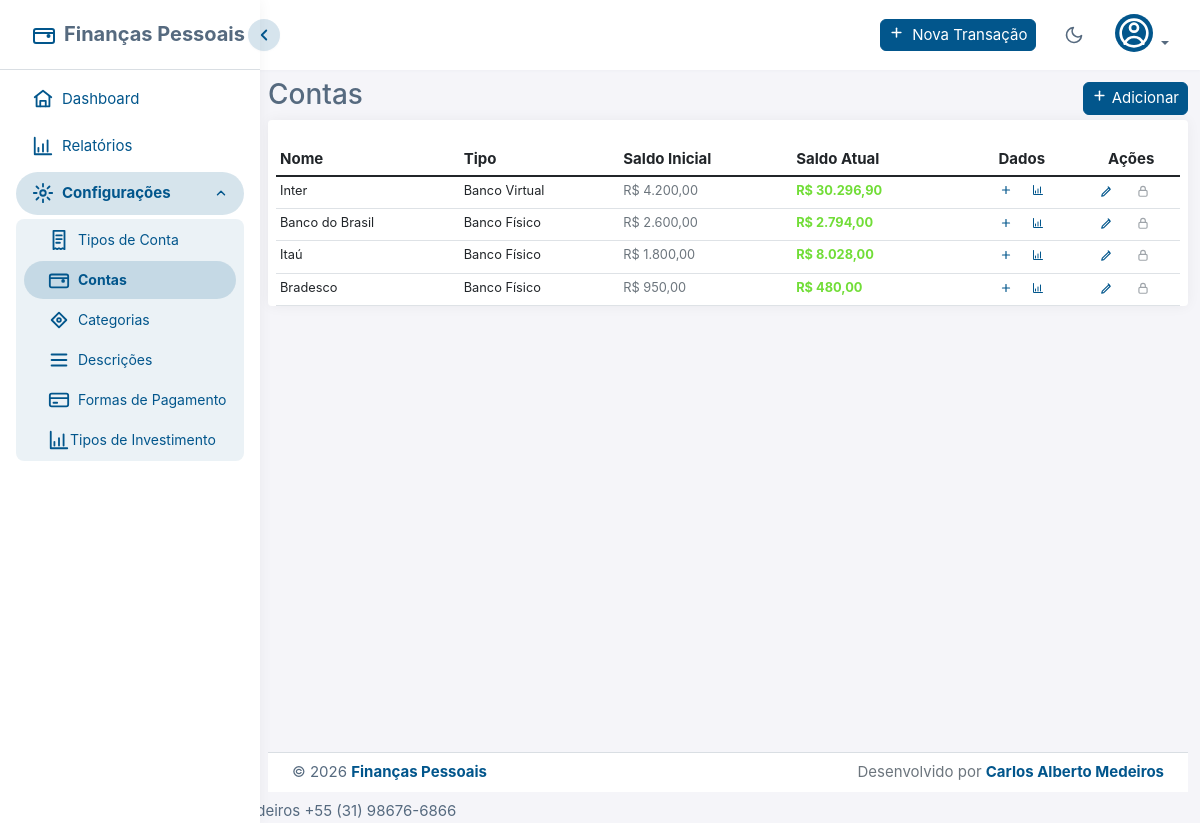
The app's page /conta/contas (signed in) with its own data.
### app/models.py (models this page shows, shortened)
class Conta(db.Model):
    id = db.Column(db.Integer, primary_key=True)
    nome = db.Column(db.String(100), nullable=False)
    tipo_id = db.Column(db.Integer, db.ForeignKey("tipo_conta.id"), nullable=False)
    tipo = db.relationship("TipoConta", backref="contas")
    saldo_inicial = db.Column(db.Float, default=0.0)
    saldo_atual = db.Column(db.Float, nullable=False, default=0.0)
    user_id = db.Column(db.Integer, db.ForeignKey("users.id"), nullable=False)
    user = db.relationship("User", backref="contas")

class TipoConta(db.Model):
    __tablename__ = "tipo_conta"
    id = db.Column(db.Integer, primary_key=True)
    nome = db.Column(db.String(100), nullable=False)
    descricao = db.Column(db.String(200), nullable=True)
    ativo = db.Column(db.Boolean, default=True)
    user_id = db.Column(db.Integer, db.ForeignKey("users.id"), nullable=False)
    user = db.relationship("User", backref="tipos_conta")

### routes/conta.py (the view)
@conta_bp.route('/contas', methods=['GET'])
@login_required
def listar_contas():
    contas = Conta.query.filter_by(user_id=current_user.id).all()
    for conta in contas:
        conta.tem_transacoes = bool(conta.transactions)
        conta.tem_movimentacoes_investimento = bool(conta.movimentacoes_investimento)
        conta.tem_lancamentos = conta.tem_transacoes or conta.tem_movimentacoes_investimento
    return render_template('list_accounts.html', contas=contas)

### app/__init__.py (called while the page is built, shortened)
def format_currency(value):
    if value is None:
        return "0,00"
    try:
        if isinstance(value, str):
            value = value.replace(" ", "").replace("R$", "").strip()
            if "," in value:
                value = value.replace(".", "").replace(",", ".")
            value = float(value)
        abs_value = abs(value)
        integer_part = int(abs_value)
        decimal_part = int(round((abs_value - integer_part) * 100))
        integer_str = f"{integer_part:,}".replace(",", ".")
        decimal_str = f"{decimal_part:02d}"
        formatted = f"{integer_str},{decimal_str}"
        if value < 0:
            formatted = f"-{formatted}"
        return formatted
    except (ValueError, TypeError):
        return "0,00"

def get_database_path():
    from config import Config
    db_uri = Config.SQLALCHEMY_DATABASE_URI
    if db_uri.startswith('sqlite:///'):
        db_path = db_uri.replace('sqlite:///', '')
        return db_path
    return None

def get_backup_dir():
    configured = Config.BACKUP_DIR or str(Path.home() / "Financas_Pessoais" / "backup")
    return configured

def ensure_backup_exists():
    if not Config.ENABLE_AUTO_BACKUP:
        return
    backup_dir = get_backup_dir()
    db_path = get_database_path()
    if not os.path.exists(backup_dir):
        try:
            os.makedirs(backup_dir)
        except Exception as e:
            print(f"[AVISO] Não foi possível criar diretório de backup: {e}")
            return

### app/models.py (called while the page is built)
@login_manager.user_loader
def load_user(id):
    return db.session.get(User, int(id))

    @property
    def is_admin(self):
        return (self.username or "").lower() == "admin"

### app/templates/list_accounts.html (shortened to what this page needs)
{% extends 'index.html' %}
{% block index %}
<div class="col p-lg-0">
  <div class="d-flex justify-content-between align-items-center">
    <h1 class="h3 text-gray-800">Contas</h1>
    <a href="{{ url_for('conta.add_conta') }}" class="btn btn-primary btn-sm">
      <i class="fas fa-plus"></i> Adicionar
    </a>
  </div>
  <div class="card m-0">
    <div class="card-body px-2 pb-0">
      {% if contas %}
      <div class="table-responsive">
        <table class="table table-hover table-sm m-0" id="contasTable">
          <thead>
            <tr>
              <th>Nome</th>
              <th>Tipo</th>
              <th>Saldo Inicial</th>
              <th>Saldo Atual</th>
              <th class="text-center">Dados</th>
              <th class="text-center">Ações</th>
            </tr>
          </thead>
          <tbody>
            {% for conta in contas %}
            <tr data-conta-id="{{ conta.id }}">
              <td>
                <div class="editable-field" data-field="nome" data-value="{{ conta.nome }}">
                  {{ conta.nome }}
                </div>
              </td>
              <td>
                {% if conta.tipo %}
                  {{ conta.tipo.nome }}
                {% else %}
                  <span class="text-muted">-</span>
                {% endif %}
              </td>
              <td>
                <span class="text-muted">R$ {{ (conta.saldo_inicial or 0)|currency }}</span>
              </td>
              <td>
                <span class="fw-bold {% if conta.saldo_atual >= 0 %}text-success{% else %}text-danger{% endif %}">
                  R$ {{ (conta.saldo_atual or 0)|currency }}
                </span>
              </td>
              <td class="text-center align-middle">
                <a
                  href="{{ url_for('transaction.add_transaction', conta_id=conta.id) }}"
                  class="text-decoration-none"
                  style="font-size: 0.75rem; padding: 0.25rem 0.5rem"
                  title="Nova Transação em {{ conta.nome }}"
                >
                  <i class="fas fa-plus fa-lg"></i>
                </a>
                <a
                  href="{{ url_for('investimento.investimentos', conta_id=conta.id) }}"
                  style="font-size: 0.75rem; padding: 0.25rem 0.5rem"
                  title="Investimentos em {{ conta.nome }}"
                >
                  <i class="fas fa-chart-line fa-lg"></i>
                </a>
              </td>
              <td class="text-center">
                <div class="btn-group btn-group-sm d-flex justify-content-center">
                  <a
                    href="{{ url_for('conta.editar_conta', conta_id=conta.id) }}"
                    class="btn btn-sm text-primary p-0"
                    style="max-width: 25px"
                    title="Editar {{ conta.nome }}"
                  >
                    <i class="fas fa-edit"></i>
                  </a>
                  {% if not conta.tem_lancamentos %}
                  <form
                    id="deleteForm_{{ conta.id }}"
                    action="{{ url_for('conta.excluir_conta', conta_id=conta.id) }}"
                    method="POST"
                    style="display: inline"
                  >
                    <button
                      type="button"
                      class="btn btn-sm text-danger p-0"
                      style="max-width: 25px"
                      title="Excluir {{ conta.nome }}"
                      onclick="showDeleteConfirmation('Tem certeza que deseja excluir a conta {{ conta.nome }}?', 'deleteForm_{{ conta.id }}')"
                    >
                      <i class="fas fa-trash"></i>
                    </button>
                  </form>
                  {% else %}
                  <button
                    type="button"
                    class="btn btn-sm text-muted p-0"
                    style="max-width: 50px"
                    title="Não é possível excluir {{ conta.nome }} - possui lançamentos"
                    disabled
                  >
                    <i class="fas fa-lock"></i>
                  </button>
                  {% endif %}
                </div>
              </td>
            </tr>
            {% endfor %}
          </tbody>
        </table>
      </div>
      {% endif %}
    </div>
  </div>
{% endblock %}

### app/static/css/tokens.css (style rules this page uses)
:root { --app-body-bg: #f5f5f9; --app-surface: #ffffff; --app-surface-2: #f5f5f9; --app-surface-hover: #f5f5f9; --app-text: #566a7f; --app-text-strong: #2b354f; --app-text-muted: #a1acb8; --app-border: #d9dee3; --app-border-translucent: rgba(67, 89, 113, 0.15); --app-primary: #02568c; --app-primary-contrast: #ffffff; --app-accent-text: #02568c; --app-accent-soft: rgba(2, 86, 140, 0.16); --app-accent-soft-2: rgba(2, 86, 140, 0.08); --app-accent-hover-text: #1a4a7a; --app-success: #71dd37; --app-info: #03c3ec; --app-warning: #ffab00; --app-danger: #ff3e1d; --app-shadow-sm: 0 0.0625rem 0.125rem rgba(161, 172, 184, 0.075); --app-shadow: 0 0 0.875rem 0 rgba(33, 37, 41, 0.05); --app-shadow-lg: 0 0.25rem 1rem rgba(161, 172, 184, 0.45); --app-chart-text: #697a8d; --app-chart-grid: rgba(0, 0, 0, 0.08); --app-chart-income: #198754; --app-chart-income-fill: rgba(25, 135, 84, 0.12); --app-chart-expense: #b02a37; --app-chart-expense-fill: rgba(176, 42, 55, 0.10); --app-chart-balance: #02568c; --app-chart-balance-fill: rgba(2, 86, 140, 0.10); --app-chart-category-1: #02568c; --app-chart-category-2: #1a9b72; --app-chart-category-3: #087990; --app-chart-category-4: #a66b00; --app-chart-category-5: #b02a37; --app-chart-tooltip-bg: #ffffff; --app-chart-tooltip-text: #2b354f; --app-chart-tooltip-border: #d9dee3; --app-focus-ring: #02568c; --app-watermark: rgba(0, 0, 0, 0.1); --bs-body-bg: var(--app-body-bg); --bs-body-color: var(--app-text); --bs-emphasis-color: var(--app-text-strong); --bs-border-color: var(--app-border); --bs-border-color-translucent: var(--app-border-translucent); --bs-secondary-bg: var(--app-surface-2); --bs-tertiary-bg: var(--app-surface); --bs-heading-color: var(--app-text); --bs-link-color: var(--app-accent-text); --bs-link-hover-color: var(--app-accent-hover-text); }

### records on screen
Conta: nome "Inter", tipo.nome "Banco Virtual", saldo_inicial "4.200,00", saldo_atual "30.296,90"
Conta: nome "Banco do Brasil", tipo.nome "Banco Físico", saldo_inicial "2.600,00", saldo_atual "2.794,00"
Conta: nome "Itaú", tipo.nome "Banco Físico", saldo_inicial "1.800,00", saldo_atual "8.028,00"
Conta: nome "Bradesco", tipo.nome "Banco Físico", saldo_inicial "950,00", saldo_atual "480,00"
